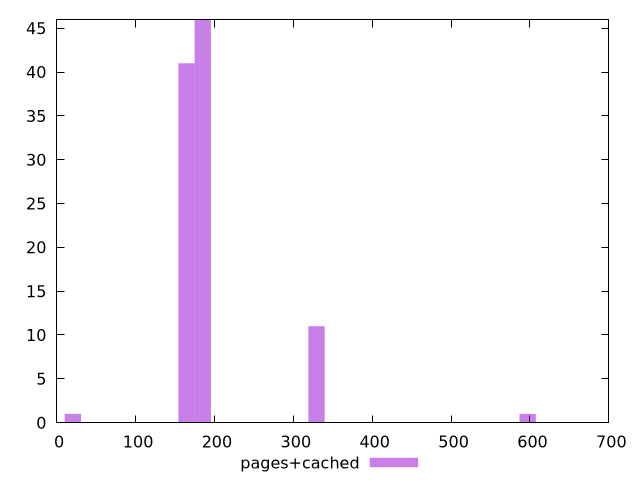

Write the gnuplot code that produced this figure.
$_pagesCached <<EOF
597.0483289692514 1
185.29086071459528 46
20.587873412732808 1
164.70298730186246 41
329.4059746037249 11
EOF
set key outside below
set terminal pngcairo
set output "report_00006_2020-11-02T20-21-41.718Z/uses-http2/pages+cached//raw_hist.png"
set yrange [0:46]
set boxwidth 20.587873412732808
set style fill transparent solid 0.5 noborder
plot $_pagesCached title "pages+cached" with boxes ,
